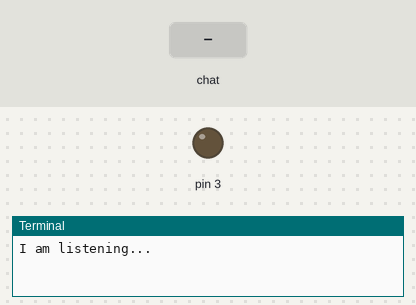
The program below on a simulated Raspberry Pi (header pin numbers). On the bench: output pins drawn as LEDs (lit = HIGH), the last lines printed to the terminal. Inputs (shaded band) come from the test bench.

Above: at 1.2 s.
1.3 s: chat message "on" arrives
At 2.0 s:
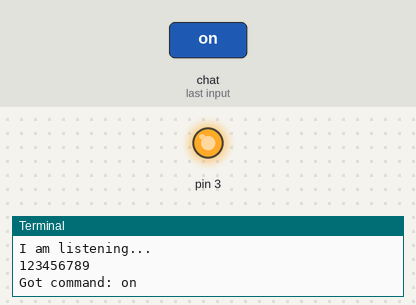
2.8 s: chat message "off" arrives
At 3.2 s:
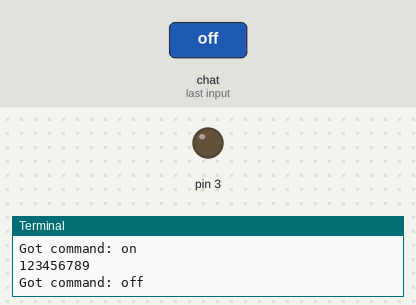
Timing chart, 0 to 5.8 s (numbered marks = the images above; inputs shaded):
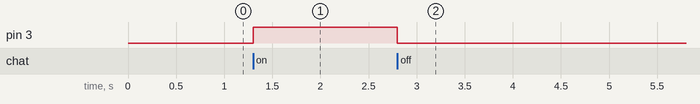

The program:

telegram.py
```python
import sys
import time
import random
import datetime
import telepot
import RPi.GPIO as GPIO

#LED
def on(pin):
        GPIO.output(pin,GPIO.HIGH)
        return
def off(pin):
        GPIO.output(pin,GPIO.LOW)
        return
# to use Raspberry Pi board pin numbers
GPIO.setmode(GPIO.BOARD)
# set up GPIO output channel
GPIO.setup(3, GPIO.OUT)

def handle(msg):
    chat_id = msg['chat']['id']
    command = msg['text']
    print chat_id
    print 'Got command: %s' % command

    if command == 'on':
	on(3)
	bot.sendMessage(chat_id, 'on(3)')
    elif command =='off':
       	off(3)
	#bot.sendMessage(chat_id, off(3))

bot = telepot.Bot('387123027:AAHexo4EFHlLY1GpQMmyrJ1af901jDXgvs0')
bot.message_loop(handle)
print 'I am listening...'

while 1:
     time.sleep(1)
```

Measured:
- after the input at 1.3 s, pin 3: LOW → HIGH at once
- after the input at 2.8 s, pin 3: HIGH → LOW at once
